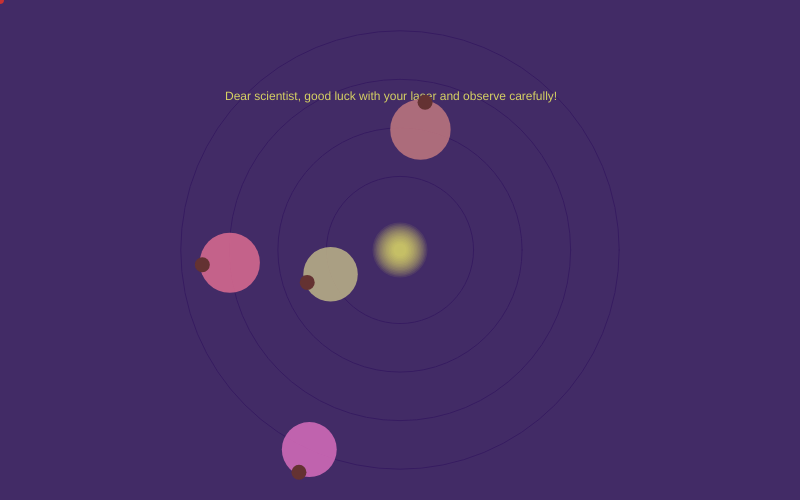
Frame 1 (no input)
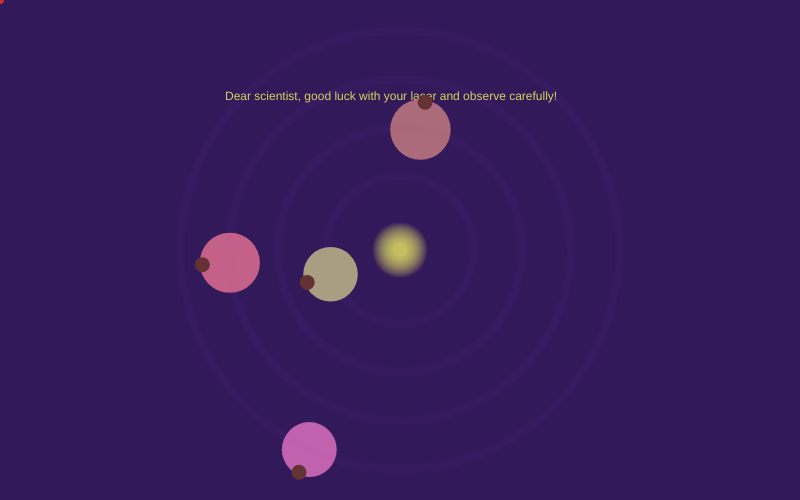
Frame 60 (no input)
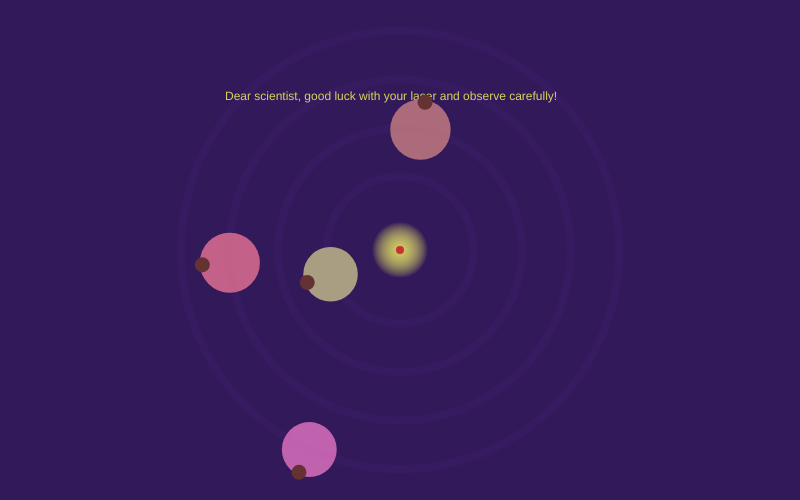
Frame 120 (the mouse pressed at the canvas centre since frame 60)

The p5.js sketch that drew these frames (run headless with seeded random() and noise() and a simulated clock; from frame 60 on, the mouse is pressed at the canvas centre):

// p5.js sketch
// ── sketch.js
let loopNum;
let radiumRd = [];
let planetColorR = [];
let planetColorG = [];
let planetColorB = [];
let planetDia = [];
let treeHeight = [0, 0, 0, 0, 0];
let mouseNum = [];
let Xmin = [];
let Xmax = [];
let Ymin = [];
let Ymax = [];
let leafSize = [10, 10, 10, 10, 10];
let leafsize = [5, 5, 5, 5, 5];
let planetTp = [225, 225, 225, 225, 225];
let leafGrow = [true,true,true,true,true]
let leafCenterX = [0,0,0,0,0]
let leafCenterY = [0,0,0,0,0]
let leafControlUp = [0,0,0,0,0]
let leafControlDown = [0,0,0,0,0]
let leafControlRight = [0,0,0,0,0]
let leafControlLeft = [0,0,0,0,0]
let transprc = [200,200]

function setup() {
  loopNum = random(3, 5);
  createCanvas(800, 500);
  for (i = 1; i <= loopNum; i++) {
    planetColorR[i - 1] = random(175, 225);
    planetColorG[i - 1] = random(100, 200);
    planetColorB[i - 1] = random(100, 200);
    radiumRd[i - 1] = random(0, 2 * PI);
    planetDia[i - 1] = random(50, 65);
  }
}

function draw() {
  
  noStroke();
  // createCanvas(800, 500);
  noFill();
  stroke(100, 50, 180);
  push();
  translate(width / 2, height / 2);
  //create the track of stars
  for (i = 1; i <= loopNum; i++) {
    circle(0, 0, 50 + (430 / loopNum) * i);
  }
  background(50, 25, 90, 235);
  noStroke();
  fill(255, 255, 100,transprc[0]);
  text('Dear scientist, good luck with your laser and observe carefully!',-175,-150)
  // for(i=0;i<=20000000;i++){
  //   transprc[0]-=0.0000005
  // }
  fill(255,255,100,20)
  //create the sun&sunshine
  for (i = 1; i <= 15; i++) {
    circle(0, 0, 10 + 3 * i);
  }
  //create planets at random location, size and color
  for (i = 1; i <= loopNum; i++) {
    diaCircle = 50 + (430 / loopNum) * i;
    fill(
      planetColorR[i - 1],
      planetColorG[i - 1],
      planetColorB[i - 1],
      planetTp[i - 1]
    );
    circle(
      (diaCircle * sin(radiumRd[i - 1])) / 2,
      (diaCircle * cos(radiumRd[i - 1])) / 2,
      planetDia[i - 1]
    );
    strokeWeight(15);
    stroke(100, 50, 50);
    point(
      ((diaCircle + planetDia[i - 1] - 5) * sin(radiumRd[i - 1])) / 2,
      ((diaCircle + planetDia[i - 1] - 5) * cos(radiumRd[i - 1])) / 2
    );
    noStroke();
  }
  
  //
  if (mouseNum.length != 0) {
    for (i = 0; i <= mouseNum.length - 1; i++) {
      strokeWeight(8);
      stroke(100, 80, 50, planetTp[mouseNum[i] - 1]);
      line(
        ((50 +(430 / round(loopNum)) * mouseNum[i] +planetDia[mouseNum[i] - 1] -5) *
          sin(radiumRd[mouseNum[i] - 1])) /2,
        ((50 +(430 / round(loopNum)) * mouseNum[i] +planetDia[mouseNum[i] - 1] -5) *
          cos(radiumRd[mouseNum[i] - 1])) /2,
        ((50 +(430 / round(loopNum)) * mouseNum[i] +planetDia[mouseNum[i] - 1] +treeHeight[i]) *
          sin(radiumRd[mouseNum[i] - 1])) /2,
        ((50 +(430 / round(loopNum)) * mouseNum[i] +planetDia[mouseNum[i] - 1] +treeHeight[i]) *
          cos(radiumRd[mouseNum[i] - 1])) /2
      );
      //tree growing
      if (treeHeight[i] <= 150 - 25 * i) {
        treeHeight[i] += random(0, 2);
      } else {
         noStroke()
              fill(100,150,100,planetTp[mouseNum[i]-1])
        leafCenterX[i]=((50 + (430 / round(loopNum)) * mouseNum[i] + planetDia[mouseNum[i] - 1] + 150-25*i) *
                sin(radiumRd[mouseNum[i] - 1])) /2
        leafCenterY[i]=((50 + (430 / round(loopNum)) * mouseNum[i] + planetDia[mouseNum[i] - 1] + 150-25*i) *
                cos(radiumRd[mouseNum[i] - 1])) /2
              ellipse(leafCenterX[i],leafCenterY[i],
                      leafSize[i],leafsize[i])
        ellipse(leafCenterX[i],leafCenterY[i]-5*leafControlUp[i],10+5*leafControlUp[i],10+10*leafControlUp[i])
    ellipse(leafCenterX[i],leafCenterY[i]-5*leafControlDown[i],10+5*leafControlDown[i],10+10*leafControlDown[i])
        ellipse(leafCenterX[i]+5*leafControlRight[i],leafCenterY[i],10-10*leafControlRight[i],10-5*leafControlRight[i])
        ellipse(leafCenterX[i]+5*leafControlLeft[i],leafCenterY[i],10-10*leafControlLeft[i],10-5*leafControlLeft[i])
                if(leafSize[i]<=100){
          if(mouseX >=
            ((50 +(430 / round(loopNum)) * mouseNum[i] +
              planetDia[mouseNum[i] - 1] +150 -25 * i) *
              sin(radiumRd[mouseNum[i] - 1])) /2 -50 +width / 2 &&
          mouseX <=
            ((50 +(430 / round(loopNum)) * mouseNum[i] +
              planetDia[mouseNum[i] - 1] +150 -25 * i) *
              sin(radiumRd[mouseNum[i] - 1])) /2 +50 +width / 2 &&
          mouseY >=
            ((50 +(430 / round(loopNum)) * mouseNum[i] +
              planetDia[mouseNum[i] - 1] +150 -25 * i) *
              cos(radiumRd[mouseNum[i] - 1])) /2 -50 +height / 2 &&
          mouseY <=
            ((50 +(430 / round(loopNum)) * mouseNum[i] +
              planetDia[mouseNum[i] - 1] +150 -25 * i) *
              cos(radiumRd[mouseNum[i] - 1])) /2 +50 +height / 2 &&
          mouseIsPressed == true
                  ){leafGrow[i]= false}
          else if(leafGrow[i] == true){leafSize[i]+=0.1
                    leafsize[i]+=0.06}}
        fill(255,255,100,transprc[1])
          if(leafGrow[i]==false){
            transprc[0]=0
       text('Great! What about trying the letters of key?',-150,-100)
  
  
            if(key=='w' && keyIsPressed == true){
              leafControlUp[i]+=1
          }
          if(keyIsPressed == true && key=='s'){
            leafControlDown[i]-=1
          }
          if(keyIsPressed == true && key=='d'){
            leafControlRight[i]+=1
          }
          if(keyIsPressed == true && key=='a'){
            leafControlLeft[i]-=1
          }}
            if(leafControlUp[i]>=10||leafControlDown[i]<=-10||leafControlRight[i]>=10||leafControlLeft[i]<=-10||leafSize[i]>=100){planetTp[mouseNum[i]-1]-=10
                planetDia[mouseNum[i]-1]+=5
                                                                                                               transprc[1]=transprc[1]-200/loopNum}}
            noStroke();
      //after tree finish growing, mouse changes when close to leaf
        if (
          mouseX >=
            ((50 +(430 / round(loopNum)) * mouseNum[i] +
              planetDia[mouseNum[i] - 1] +150 -25 * i) *
              sin(radiumRd[mouseNum[i] - 1])) /2 -50 +width / 2 &&
          mouseX <=
            ((50 +(430 / round(loopNum)) * mouseNum[i] +
              planetDia[mouseNum[i] - 1] +150 -25 * i) *
              sin(radiumRd[mouseNum[i] - 1])) /2 +50 +width / 2 &&
          mouseY >=
            ((50 +(430 / round(loopNum)) * mouseNum[i] +
              planetDia[mouseNum[i] - 1] +150 -25 * i) *
              cos(radiumRd[mouseNum[i] - 1])) /2 -50 +height / 2 &&
          mouseY <=
            ((50 +(430 / round(loopNum)) * mouseNum[i] +
              planetDia[mouseNum[i] - 1] +150 -25 * i) *
              cos(radiumRd[mouseNum[i] - 1])) /2 +50 +height / 2)
        {
          stroke(225);
          strokeWeight(3);
          line(
            mouseX - 8 - width / 2,
            mouseY - height / 2,
            mouseX + 8 - width / 2,
            mouseY - height / 2);
          line(
            mouseX - width / 2,
            mouseY - 8 - height / 2,
            mouseX - width / 2,
            mouseY+8-height/2)
        }
    }
  }
  

  pop();
  stroke(200, 50, 50);
  strokeWeight(8);
  point(mouseX, mouseY);
  if (
    mouseIsPressed == true &&
    mouseX >= Xmin[0] &&
    mouseX <= Xmax[0] &&
    mouseY >= Ymin[0] &&
    mouseY <= Ymax[0] &&
    mouseNum.includes(1) == false
  ) {
    mouseNum[mouseNum.length] = 1;
  }
  if (
    mouseIsPressed == true &&
    mouseX >= Xmin[1] &&
    mouseX <= Xmax[1] &&
    mouseY >= Ymin[1] &&
    mouseY <= Ymax[1] &&
    mouseNum.includes(2) == false
  ) {
    mouseNum[mouseNum.length] = 2;
  }
  if (
    mouseIsPressed == true &&
    mouseX >= Xmin[2] &&
    mouseX <= Xmax[2] &&
    mouseY >= Ymin[2] &&
    mouseY <= Ymax[2] &&
    mouseNum.includes(3) == false
  ) {
    mouseNum[mouseNum.length] = 3;
  }
  if (
    mouseIsPressed == true &&
    mouseX >= Xmin[3] &&
    mouseX <= Xmax[3] &&
    mouseY >= Ymin[3] &&
    mouseY <= Ymax[3] &&
    mouseNum.includes(4) == false
  ) {
    mouseNum[mouseNum.length] = 4;
  }
  if (
    mouseIsPressed == true &&
    mouseX >= Xmin[4] &&
    mouseX <= Xmax[4] &&
    mouseY >= Ymin[4] &&
    mouseY <= Ymax[4] &&
    mouseNum.includes(5) == false
  ) {
    mouseNum[mouseNum.length] = 5;
  }

  for (i = 1; i <= 5; i++) {
    Xmin[i - 1] =
      ((50 + (430 / round(loopNum)) * i + planetDia[i - 1]) *
        sin(radiumRd[i - 1])) /2 +width / 2 -20;
    Xmax[i - 1] =
      ((50 + (430 / round(loopNum)) * i + planetDia[i - 1]) *
        sin(radiumRd[i - 1])) /2 +width / 2 +20;
    Ymin[i - 1] =
      ((50 + (430 / round(loopNum)) * i + planetDia[i - 1]) *
        cos(radiumRd[i - 1])) /2 +height / 2 -20;
    Ymax[i - 1] =
      ((50 + (430 / round(loopNum)) * i + planetDia[i - 1]) *
        cos(radiumRd[i - 1])) /2 +height / 2 +20;
  }

  if (
    (mouseX >= Xmin[0] && mouseX <= Xmax[0] &&
      mouseY >= Ymin[0] && mouseY <= Ymax[0]) ||
    (mouseX >= Xmin[1] && mouseX <= Xmax[1] &&
      mouseY >= Ymin[1] && mouseY <= Ymax[1]) ||
    (mouseX >= Xmin[2] && mouseX <= Xmax[2] &&
      mouseY >= Ymin[2] && mouseY <= Ymax[2]) ||
    (mouseX >= Xmin[3] && mouseX <= Xmax[3] &&
      mouseY >= Ymin[3] && mouseY <= Ymax[3]) ||
    (mouseX >= Xmin[4] && mouseX <= Xmax[4] &&
      mouseY >= Ymin[4] && mouseY <= Ymax[4])
  ) {
    strokeWeight(3);
    line(mouseX - 8, mouseY, mouseX + 8, mouseY);
    line(mouseX, mouseY - 8, mouseX, mouseY + 8);
  }
  }
// ── style.css
body{
    background-color:mistyrose;
    font-family: 'Franklin Gothic Medium', 'Arial Narrow', Arial, sans-serif;
    text-decoration: wavy;
    h1{
        color: deeppink;
        background-color: aqua;
    }
    p{
        text-decoration: underline;
        font-weight: bold;
        color: darkslateblue;
    }
    h3{
        color: crimson;
        background-color: azure;
    }
    

}
